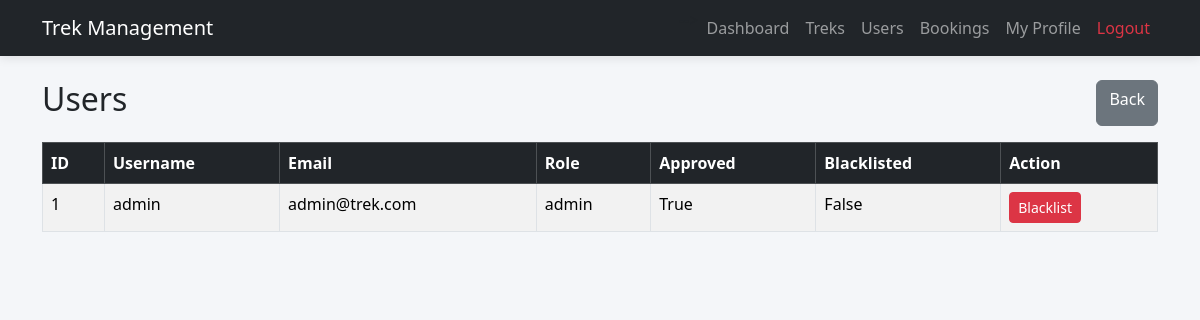
The app's page /admin/users (signed in), older data.
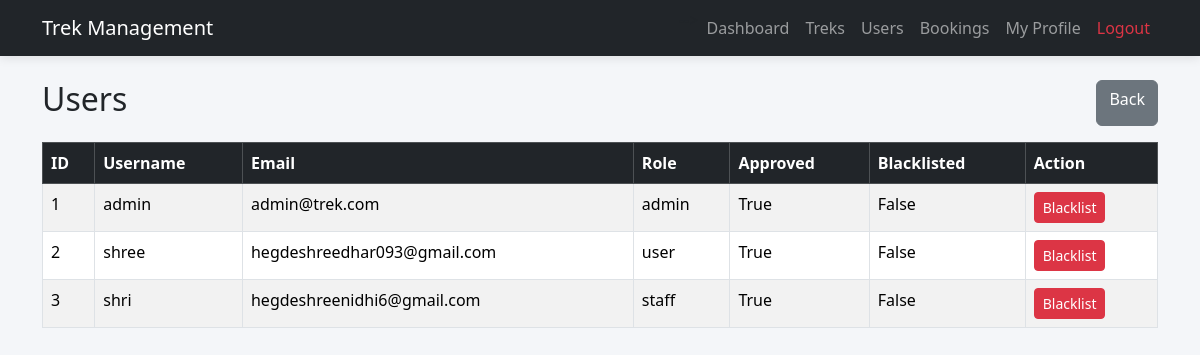
The same page, newer data.
### application/models.py (models this page shows, shortened)
class User(db.Model):
    __tablename__ = "users"
    id = db.Column(db.Integer, primary_key=True)
    username = db.Column(db.String(50), nullable=False, unique=True)
    email = db.Column(db.String(120), nullable=False, unique=True)
    password = db.Column(db.String(255), nullable=False)
    role = db.Column(db.String(20), nullable=False)
    is_approved = db.Column(db.Boolean, default=False)
    is_blacklisted = db.Column(db.Boolean, default=False)

### app.py (the view)
@app.route("/admin/users")
def view_users():
    if "user_id" not in session:
        return redirect("/login")
    if session["role"] != "admin":
        return "Access Denied"
    users = User.query.all()
    return render_template(
        "view_users.html",
        users=users
    )

### templates/view_users.html (shortened to what this page needs)
{% extends "base.html" %}
{% block content %}
<div class="container mt-4">
    <div class="d-flex justify-content-between mb-3">
        <h2>Users</h2>
        <a
            href="{{ url_for('admin_dashboard') }}"
            class="btn btn-secondary">
            Back
        </a>
    </div>
    <table class="table table-bordered table-striped">
        <thead class="table-dark">
            <tr>
                <th>ID</th>
                <th>Username</th>
                <th>Email</th>
                <th>Role</th>
                <th>Approved</th>
                <th>Blacklisted</th>
                <th>Action</th>
            </tr>
        </thead>
        <tbody>
            {% for user in users %}
            <tr>
                <td>{{ user.id }}</td>
                <td>{{ user.username }}</td>
                <td>{{ user.email }}</td>
                <td>{{ user.role }}</td>
                <td>{{ user.is_approved }}</td>
                <td>{{ user.is_blacklisted }}</td>
                <td>
                    {% if user.is_blacklisted %}
                        <a
                            href="{{ url_for('unblacklist_user', user_id=user.id) }}"
                            class="btn btn-success btn-sm">
                            Remove Blacklist
                        </a>
                    {% else %}
                        <a
                            href="{{ url_for('blacklist_user', user_id=user.id) }}"
                            class="btn btn-danger btn-sm">
                            Blacklist
                        </a>
                    {% endif %}
                </td>
            </tr>
            {% endfor %}
        </tbody>
    </table>
</div>
{% endblock %}

### templates/base.html (shortened to what this page needs)
<!DOCTYPE html>
<html lang="en">
<head>
    <link
        href="https://cdn.jsdelivr.net/npm/bootstrap@5.3.7/dist/css/bootstrap.min.css"
        rel="stylesheet">
    <link
        rel="stylesheet"
        href="{{ url_for('static', filename='css/style.css') }}">
</head>
<body>
<nav class="navbar navbar-expand-lg navbar-dark bg-dark">
    <div class="container">
        <a
            class="navbar-brand"
            href="{{ url_for('home') }}">
            Trek Management
        </a>
        <div
            class="collapse navbar-collapse"
            id="navbarNav">
            <ul class="navbar-nav ms-auto">
                {% if session.get("user_id") %}
                    {% if session["role"] == "admin" %} -->
                        <li class="nav-item">
                            <a
                                class="nav-link"
                                href="{{ url_for('admin_dashboard') }}">
                                Dashboard
                            </a>
                        </li>
                        <li class="nav-item">
                            <a
                                class="nav-link"
                                href="{{ url_for('view_treks') }}">
                                Treks
                            </a>
                        </li>
                        <li class="nav-item">
                            <a
                                class="nav-link"
                                href="{{ url_for('view_users') }}">
                                Users
                            </a>
                        </li>
                        <li class="nav-item">
                            <a
                                class="nav-link"
                                href="{{ url_for('view_bookings') }}">
                                Bookings
                            </a>
                        </li>
                    {% endif %}
                    <li class="nav-item">
                        <a
                            class="nav-link"
                            href="{{ url_for('profile') }}">
                            My Profile
                        </a>
                    </li>
                    <li class="nav-item">
                        <a
                            class="nav-link text-danger"
                            href="{{ url_for('logout') }}">
                            Logout
                        </a>
                    </li>
                {% endif %}
            </ul>
        </div>
    </div>
</nav>
    {% block content %}
    {% endblock %}
</body>
</html>

### static/css/style.css (style rules this page uses)
body { background:#f4f6f9; }
.navbar { box-shadow:0px 2px 10px rgba(0,0,0,.1); }

Row changes from the older to the newer data that the page shows:
added User: id "2", username "shree", email "hegdeshreedhar093@gmail.com", role "user", is_approved "True", is_blacklisted "False"
added User: id "3", username "shri", email "hegdeshreenidhi6@gmail.com", role "staff", is_approved "True", is_blacklisted "False"
